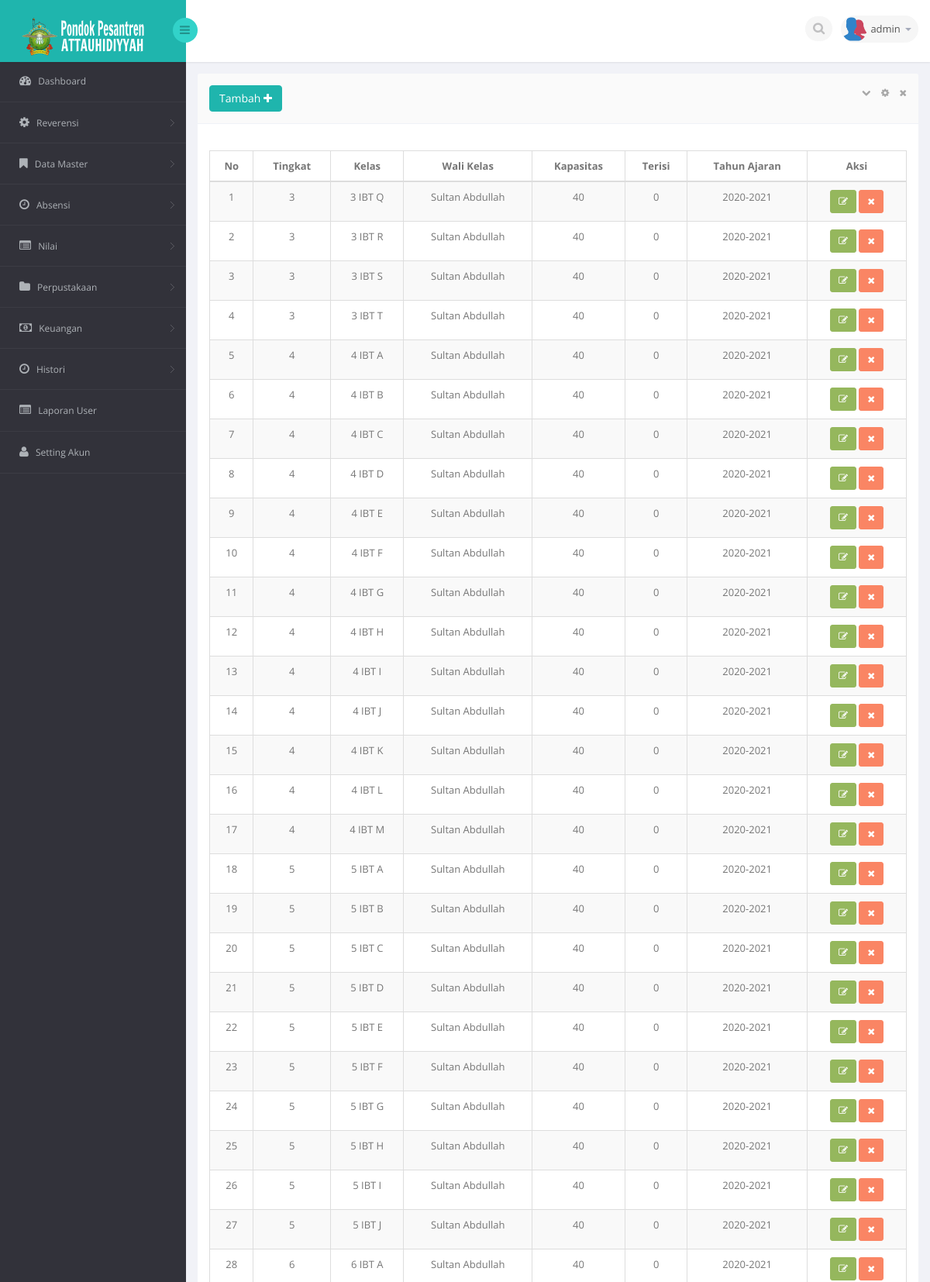
Screenshot of /med.php?mod=kelas (signed in, upper part) with the database file from the repository.
### tables this page shows
CREATE TABLE IF NOT EXISTS `user` (
`id` int(11) NOT NULL,
  `id_user` varchar(50) NOT NULL,
  `id_sekolah` int(11) NOT NULL,
  `nama` varchar(45) NOT NULL,
  `username` varchar(20) NOT NULL,
  `password` varchar(50) NOT NULL,
  `level` varchar(20) NOT NULL,
  `last_login` datetime NOT NULL,
  `akses_master` text NOT NULL
);

CREATE TABLE IF NOT EXISTS `kelas` (
`id` int(10) unsigned NOT NULL,
  `kelas` varchar(50) NOT NULL,
  `idtahunajaran` int(10) unsigned NOT NULL,
  `kapasitas` int(10) unsigned NOT NULL,
  `nipwali` varchar(30) NOT NULL,
  `tingkat` varchar(10) NOT NULL,
  `keterangan` varchar(255) DEFAULT NULL
);

CREATE TABLE IF NOT EXISTS `pegawai` (
`id` int(10) unsigned NOT NULL,
  `nip` varchar(30) NOT NULL,
  `nrp` varchar(30) DEFAULT NULL,
  `nuptk` varchar(30) DEFAULT NULL,
  `nama` varchar(100) NOT NULL,
  `panggilan` varchar(50) DEFAULT NULL,
  `gelarawal` varchar(45) DEFAULT NULL,
  `gelarakhir` varchar(45) DEFAULT NULL,
  `tmplahir` varchar(50) DEFAULT NULL,
  `tgllahir` date DEFAULT NULL,
  `agama` varchar(50) DEFAULT NULL,
  `noid` varchar(50) DEFAULT NULL,
  `alamat` varchar(255) DEFAULT NULL,
  `handphone` varchar(20) DEFAULT NULL,
  `email` varchar(50) DEFAULT NULL,
  `foto` blob,
  `bagian` varchar(50) NOT NULL,
  `nikah` varchar(50) NOT NULL,
  `keterangan` varchar(200) DEFAULT NULL,
  `kelamin` varchar(50) NOT NULL,
  `pinpegawai` varchar(100) DEFAULT NULL,
  `mulaikerja` date DEFAULT NULL,
  `status` varchar(45) DEFAULT NULL,
  `ketnonaktif` varchar(45) DEFAULT NULL,
  `pensiun` date DEFAULT NULL,
  `doaudit` tinyint(1) DEFAULT '0'
);

CREATE TABLE IF NOT EXISTS `tahunajaran` (
`id` int(10) unsigned NOT NULL,
  `tahunajaran` varchar(50) NOT NULL,
  `tglmulai` date NOT NULL,
  `tglakhir` date NOT NULL,
  `aktif` varchar(20) NOT NULL,
  `keterangan` varchar(255) DEFAULT NULL
);

### session.php (called while the page is built, shortened)
<?php
	include"lib/conn.php";
	$level_check = $_SESSION['level'];
	$user_check = $_SESSION['login_user'];
	if ($level_check=='siswa') {
			$ses_sql=mysqli_query($conn,"select panggilan from siswa where nis = '$user_check'");
		$row = mysqli_fetch_assoc($ses_sql);
		$login_session = $row['panggilan'];
		if(!isset($login_session)){
			mysqli_close($conn);
			header('location: login.php');
		}
	}else{
		$ses_sql=mysqli_query($conn,"select *from user where username = '$user_check'");
		$row = mysqli_fetch_assoc($ses_sql);
		$login_session = $row['username'];
	}
?>

### mod/data_master/kelas/kelas.php (the view, shortened to what this page needs)
<?php
	if(isset($_SESSION['kelas']) AND $_SESSION['kelas'] <> 'TRUE')
	{
		?>
		  <div class="alert alert-danger alert-dismissible" id="succsess-alert">
	        <button type="button" class="close" data-dismiss="alert" aria-hidden="true">&times;</button>
	        <h4><i class="icon fa fa-ban"></i> Alert!</h4>
	        Dilarang mengakses file ini.
	      </div>
		<?php
	}
	else{
	$linkaksi = 'med.php?mod=kelas';
	if(isset($_GET['act']))
	{
		$act = $_GET['act'];
		$linkaksi .= '&act='.$act;
	}
	else
	{
		$act = '';
	}
	$aksi = 'mod/data_master/kelas/act_kelas.php';
	?>
	<?php
	switch ($act) {
			?>
			<?php
		default :
			?>
		        <div class="row">
		            <div class="clearfix">
		            <div class="col-sm-12">
		                <section class="panel">
		                    <header class="panel-heading">
		                        <?php if($_SESSION['level']=='admin'){?>
		                        	<a href="med.php?mod=kelas&act=form">
									<button class="btn btn-primary">
										Tambah <i class="fa fa-plus"></i>
									</button>
									</a>
								<?php }?>
		                        <span class="tools pull-right">
		                            <a href="javascript:;" class="fa fa-chevron-down"></a>
		                            <a href="javascript:;" class="fa fa-cog"></a>
		                            <a href="javascript:;" class="fa fa-times"></a>
		                         </span>
		                    </header>
		                    <div class="panel-body">
		                        <div class="adv-table editable-table ">
		                            <div class="clearfix">
		                            </div>
		                            <div class="table-responsive">
		                            <table class="table table-striped table-hover table-bordered" id="example">
		                                <thead>
		                                <tr>
											<th class="text-center">No</th>
											<th class="text-center">Tingkat</th>
											<th class="text-center">Kelas</th>
											<th class="text-center">Wali Kelas</th>
		                                    <th class="text-center">Kapasitas</th>
											<th class="text-center">Terisi</th>
											<th class="text-center">Tahun Ajaran</th>
											<?php if($_SESSION['level']=='admin' ){?>
		                                    <th class="text-center">Aksi</th>
											<?php }?>
										</tr>
		                                </thead>
		                                <tbody>
		                                <?php
											$query = "SELECT a.`id`, a.`tingkat`, a.`kelas`, c.`tahunajaran` ,a.`idtahunajaran`, a.`kapasitas`,(SELECT COUNT(*) FROM `siswa` as d where d.`idkelas` = a.`id` and d.alumni='0' ) AS tersisa, a.`nipwali`,b.`nama`, a.`keterangan`
												FROM `kelas` as a
												JOIN `pegawai` as b on a.nipwali = b.nip
												JOIN `tahunajaran` as c on a.`idtahunajaran` = c.`id`
												WHERE c.aktif = 'Aktif'
";
											$sql_kul = mysqli_query($conn,$query);
											$i=1;
											while ($m = mysqli_fetch_assoc($sql_kul)) {
										?>
		                                <tr class="">
		                                    <td align="center"><?php echo $i ?></td>
		                                    <td align="center"><?php echo $m['tingkat']?></td>
		                                    <td align="center"><?php echo $m['kelas']?></td>
		                                    <td align="center"><?php echo $m['nama']?></td>
		                                    <td align="center"><?php echo $m['kapasitas']?></td>
		                                    <td align="center"><?php echo $m['tersisa']?></td>
		                                    <td align="center"><?php echo $m['tahunajaran']?></td>
											<td align="center">
		                                    <?php if($_SESSION['level']=='admin' ){?>
		                                        <a href="med.php?mod=kelas&act=form&id=<?php echo $m['id'] ?>" ><button class="btn btn-success btn-sm"><i class="fa fa-edit"></i></button> </a>
												<a href="<?php echo $aksi ?>?mod=kelas&act=hapus&id=<?php echo $m['id'] ?>" onclick="return myFunction();"><button class="btn btn-danger btn-sm"><i class="fa fa-times"></i></button> </a>
											</td>
											 <?php }?>
		                                </tr>
		                                <?php
		 									 $i++;
		 								 }
		 								?>
		                                </tbody>
		                            </table>
		                        	</div>
		                        </div>
		                    </div>
		                </section>
		            </div>
		        </div>
			<?php
		break;
	}
	}
?>

### med.php (shortened to what this page needs)
<?php
    include"session.php";
?>
<!DOCTYPE html>
<html lang="en">
<head>
    <link href="bs3/css/bootstrap.min.css" rel="stylesheet">
    <link href="css/bootstrap-reset.css" rel="stylesheet">
    <link href="font-awesome/css/font-awesome.css" rel="stylesheet" />
    <link rel="stylesheet" href="css/bootstrap-switch.css" />
    <link rel="stylesheet" type="text/css" href="js/bootstrap-fileupload/bootstrap-fileupload.css" />
    <link rel="stylesheet" type="text/css" href="js/bootstrap-wysihtml5/bootstrap-wysihtml5.css" />
    <link rel="stylesheet" type="text/css" href="js/bootstrap-datepicker/css/datepicker.css" />
    <link rel="stylesheet" type="text/css" href="js/bootstrap-colorpicker/css/colorpicker.css" />
    <link rel="stylesheet" type="text/css" href="js/bootstrap-daterangepicker/daterangepicker-bs3.css" />
    <link rel="stylesheet" type="text/css" href="js/bootstrap-datetimepicker/css/datetimepicker.css" />
    <link rel="stylesheet" type="text/css" href="js/jquery-multi-select/css/multi-select.css" />
    <link rel="stylesheet" type="text/css" href="js/jquery-tags-input/jquery.tagsinput.css" />
    <link rel="stylesheet" type="text/css" href="js/select2/select2.css" />
    <link href="js/jvector-map/jquery-jvectormap-1.2.2.css" rel="stylesheet">
    <link href="css/clndr.css" rel="stylesheet">
    <link href="js/css3clock/css/style.css" rel="stylesheet">
    <link rel="stylesheet" href="js/morris-chart/morris.css">
    <link href="js/advanced-datatable/css/demo_page.css" rel="stylesheet" />
    <link href="js/advanced-datatable/css/demo_table.css" rel="stylesheet" />
    <link rel="stylesheet" href="css/datatables/fixedHeader.bootstrap.min.css">
    <link rel="stylesheet" href="css/datatables/responsive.bootstrap.min.css">
    <link rel="stylesheet" href="css/datatables/buttons.dataTables.min.css">
    <link rel="stylesheet" href="css/jquery.steps.css?1">
    <link href="css/style.css" rel="stylesheet">
    <link href="css/style-responsive.css" rel="stylesheet" />
</head>
<body>
<section id="container" >
<header class="header fixed-top clearfix">
<div class="brand">
    <a href="med.php?mod=home" class="logo">
        <img class="img-responsive" src="images/logo.png" alt="">
    </a>
    <div class="sidebar-toggle-box">
        <div class="fa fa-bars"></div>
    </div>
</div>
<div class="top-nav clearfix">
    <ul class="nav pull-right top-menu">
        <li>
            <input type="text" class="form-control search" placeholder=" Search">
        </li>
        <li class="dropdown">
            <a data-toggle="dropdown" class="dropdown-toggle" href="#">
                <img alt="" src="images/users.png">
                <span class="username"><?php echo $login_session ?></span>
                <b class="caret"></b>
            </a>
        </li>
    </ul>
</div>
</header>
<aside class="position-fixed">
    <div id="sidebar" class="nav-collapse">
                    <div class="leftside-navigation">
            <ul class="sidebar-menu" id="nav-accordion">
                <li>
                    <a href="index.php">
                        <i class="fa fa-dashboard"></i>
                        <span>Dashboard</span>
                    </a>
                </li>
                <?php
                if ($_SESSION['level']=='perpustakaan') {
                ?>
                <li class="sub-menu">
                    <a href="javascript:;">
                        <i class="fa fa-folder"></i>
                        <span>Perpustakaan</span>
                    </a>
                    <ul class="sub">
                        <li><a href="med.php?mod=kategori_buku">Kategori Buku</a></li>
                        <li><a href="med.php?mod=sumber_buku">Sumber Buku</a></li>
                        <li><a href="med.php?mod=rak_buku">Rak Buku</a></li>
                        <li><a href="med.php?mod=buku">Buku</a></li>
                        <li><a href="med.php?mod=peminjaman">Data Peminjaman</a></li>
                        <li><a href="med.php?mod=pengembalian">Data Pengembalian</a></li>
                        <li><a href="med.php?mod=kas">Kas</a></li>
                    </ul>
                </li>
                <?php
                }elseif($_SESSION['level']=='admin' OR $_SESSION['level']=='superadmin'){
                ?>
                <li class="sub-menu">
                    <a href="javascript:;">
                        <i class="fa fa-cog"></i>
                        <span>Reverensi</span>
                    </a>
                </li>
                <li class="sub-menu">
                    <a href="javascript:;">
                        <i class="fa fa-bookmark"></i>
                        <span>Data Master</span>
                    </a>
                </li>
                <li class="sub-menu">
                    <a href="javascript:;">
                        <i class="fa fa-clock-o"></i>
                        <span>Absensi</span>
                    </a>
                </li>
                <li class="sub-menu">
                    <a href="javascript:;">
                        <i class="fa fa-list-alt"></i>
                        <span>Nilai</span>
                    </a>
                </li>
                <li class="sub-menu">
                    <a href="javascript:;">
                        <i class="fa fa-folder"></i>
                        <span>Perpustakaan</span>
                    </a>
                </li>
                <li class="sub-menu">
                    <a href="javascript:;">
                        <i class="fa fa-money"></i>
                        <span>Keuangan</span>
                    </a>
                </li>
                <li class="sub-menu">
                    <a href="javascript:;">
                        <i class="fa fa-clock-o"></i>
                        <span>Histori</span>
                    </a>
                </li>
                <li>
                    <a href="med.php?mod=laporan_user">
                        <i class="fa fa-list-alt"></i>
                        <span>Laporan User</span>
                    </a>
                </li>
                <li>
                    <a href="med.php?mod=userakun&act=admin">
                    <i class="fa fa-user"></i>
                        <span>Setting Akun</span>
                    </a>
                </li>
                <?php
                }
                ?>
            </ul>
        </div>
    </div>
</aside>
<section id="main-content">
    <section class="wrapper">
         <?php include"content.php"; ?>
    </section>
</section>
</section>
</body>
</html>

### rows the page displays
user: username "admin"
kelas: tingkat "3", kelas "3 IBT Q", pegawai.nama "Sultan Abdullah", kapasitas "40", tersisa "0", idtahunajaran.tahunajaran "2020-2021"
kelas: tingkat "3", kelas "3 IBT R", pegawai.nama "Sultan Abdullah", kapasitas "40", tersisa "0", idtahunajaran.tahunajaran "2020-2021"
kelas: tingkat "3", kelas "3 IBT S", pegawai.nama "Sultan Abdullah", kapasitas "40", tersisa "0", idtahunajaran.tahunajaran "2020-2021"
kelas: tingkat "3", kelas "3 IBT T", pegawai.nama "Sultan Abdullah", kapasitas "40", tersisa "0", idtahunajaran.tahunajaran "2020-2021"
kelas: tingkat "4", kelas "4 IBT A", pegawai.nama "Sultan Abdullah", kapasitas "40", tersisa "0", idtahunajaran.tahunajaran "2020-2021"
kelas: tingkat "4", kelas "4 IBT B", pegawai.nama "Sultan Abdullah", kapasitas "40", tersisa "0", idtahunajaran.tahunajaran "2020-2021"
kelas: tingkat "4", kelas "4 IBT C", pegawai.nama "Sultan Abdullah", kapasitas "40", tersisa "0", idtahunajaran.tahunajaran "2020-2021"
kelas: tingkat "4", kelas "4 IBT D", pegawai.nama "Sultan Abdullah", kapasitas "40", tersisa "0", idtahunajaran.tahunajaran "2020-2021"
kelas: tingkat "4", kelas "4 IBT E", pegawai.nama "Sultan Abdullah", kapasitas "40", tersisa "0", idtahunajaran.tahunajaran "2020-2021"
kelas: tingkat "4", kelas "4 IBT F", pegawai.nama "Sultan Abdullah", kapasitas "40", tersisa "0", idtahunajaran.tahunajaran "2020-2021"
kelas: tingkat "4", kelas "4 IBT G", pegawai.nama "Sultan Abdullah", kapasitas "40", tersisa "0", idtahunajaran.tahunajaran "2020-2021"
kelas: tingkat "4", kelas "4 IBT H", pegawai.nama "Sultan Abdullah", kapasitas "40", tersisa "0", idtahunajaran.tahunajaran "2020-2021"
kelas: tingkat "4", kelas "4 IBT I", pegawai.nama "Sultan Abdullah", kapasitas "40", tersisa "0", idtahunajaran.tahunajaran "2020-2021"
kelas: tingkat "4", kelas "4 IBT J", pegawai.nama "Sultan Abdullah", kapasitas "40", tersisa "0", idtahunajaran.tahunajaran "2020-2021"
kelas: tingkat "4", kelas "4 IBT K", pegawai.nama "Sultan Abdullah", kapasitas "40", tersisa "0", idtahunajaran.tahunajaran "2020-2021"
kelas: tingkat "4", kelas "4 IBT L", pegawai.nama "Sultan Abdullah", kapasitas "40", tersisa "0", idtahunajaran.tahunajaran "2020-2021"
kelas: tingkat "4", kelas "4 IBT M", pegawai.nama "Sultan Abdullah", kapasitas "40", tersisa "0", idtahunajaran.tahunajaran "2020-2021"
kelas: tingkat "5", kelas "5 IBT A", pegawai.nama "Sultan Abdullah", kapasitas "40", tersisa "0", idtahunajaran.tahunajaran "2020-2021"
kelas: tingkat "5", kelas "5 IBT B", pegawai.nama "Sultan Abdullah", kapasitas "40", tersisa "0", idtahunajaran.tahunajaran "2020-2021"
kelas: tingkat "5", kelas "5 IBT C", pegawai.nama "Sultan Abdullah", kapasitas "40", tersisa "0", idtahunajaran.tahunajaran "2020-2021"
kelas: tingkat "5", kelas "5 IBT D", pegawai.nama "Sultan Abdullah", kapasitas "40", tersisa "0", idtahunajaran.tahunajaran "2020-2021"
kelas: tingkat "5", kelas "5 IBT E", pegawai.nama "Sultan Abdullah", kapasitas "40", tersisa "0", idtahunajaran.tahunajaran "2020-2021"
kelas: tingkat "5", kelas "5 IBT F", pegawai.nama "Sultan Abdullah", kapasitas "40", tersisa "0", idtahunajaran.tahunajaran "2020-2021"
kelas: tingkat "5", kelas "5 IBT G", pegawai.nama "Sultan Abdullah", kapasitas "40", tersisa "0", idtahunajaran.tahunajaran "2020-2021"
kelas: tingkat "5", kelas "5 IBT H", pegawai.nama "Sultan Abdullah", kapasitas "40", tersisa "0", idtahunajaran.tahunajaran "2020-2021"
kelas: tingkat "5", kelas "5 IBT I", pegawai.nama "Sultan Abdullah", kapasitas "40", tersisa "0", idtahunajaran.tahunajaran "2020-2021"
kelas: tingkat "5", kelas "5 IBT J", pegawai.nama "Sultan Abdullah", kapasitas "40", tersisa "0", idtahunajaran.tahunajaran "2020-2021"
kelas: tingkat "6", kelas "6 IBT A", pegawai.nama "Sultan Abdullah", kapasitas "40", tersisa "0", idtahunajaran.tahunajaran "2020-2021"
